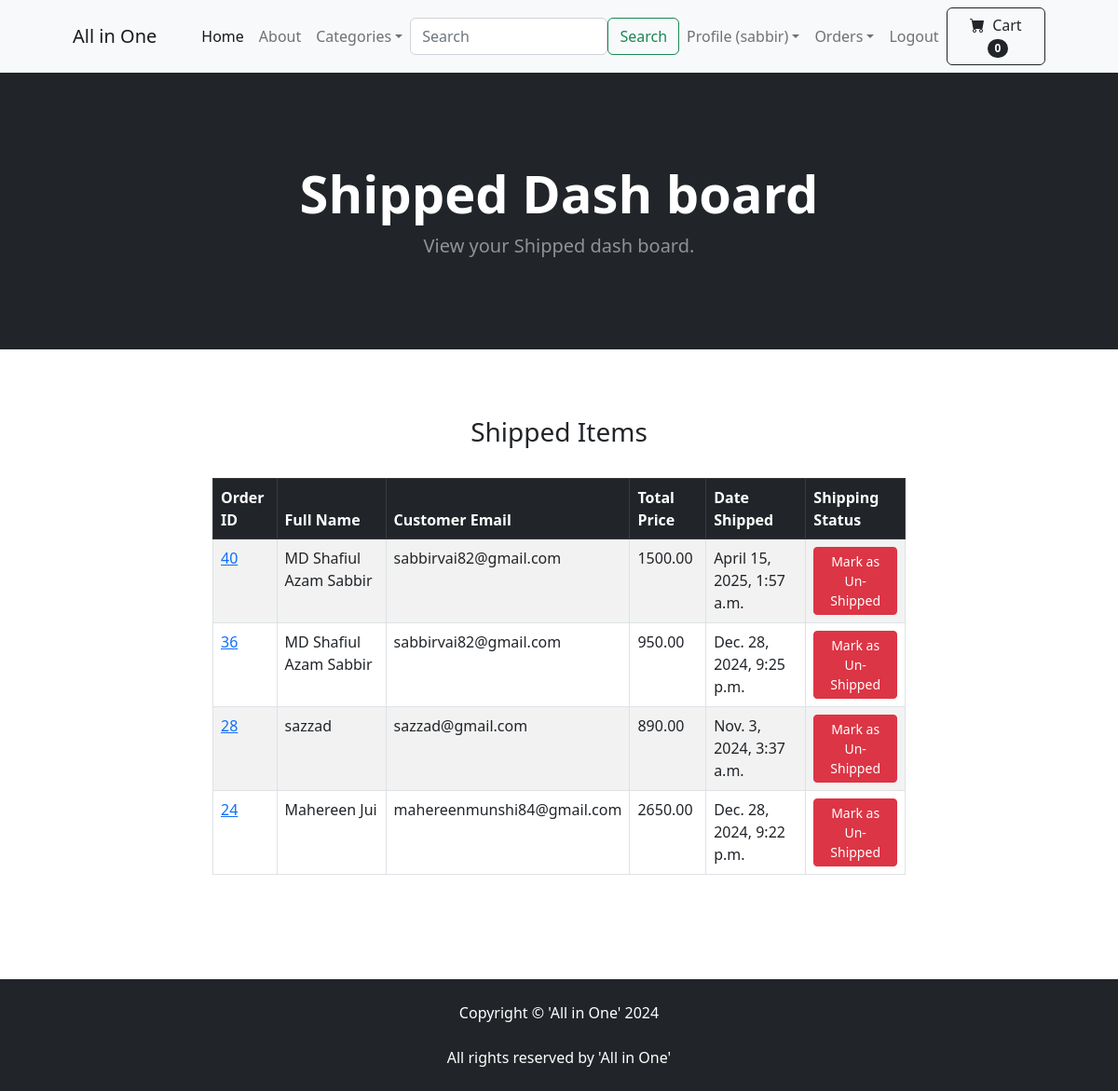
The app's page /payment/shipped_dash/ (signed in) with its own data.
### payment/models.py (models this page shows, shortened)
class Order(models.Model):
    user = models.ForeignKey(User, on_delete=models.CASCADE, null=True, blank=True)
    full_name = models.CharField(max_length=200)
    email = models.EmailField(max_length=200)
    shipping_address = models.TextField(max_length=15000)
    amount_paid = models.DecimalField(max_digits=10, decimal_places=2)
    date_ordered = models.DateTimeField(auto_now_add=True)
    shipped = models.BooleanField(default=False)
    date_shipped = models.DateTimeField(null=True, blank=True)
    invoice = models.CharField(max_length=250, null=True, blank=True)
    paid = models.BooleanField(default=False)

### payment/views.py (the view, shortened to what this page needs)
# urls.py: path('shipped_dash/', views.shipped_dash, name= 'shipped_dash'),
def shipped_dash(request):
    if request.user.is_authenticated and request.user.is_superuser:
        orders = Order.objects.filter(shipped=True).order_by('-date_ordered')
        return render(request, 'payment/shipped_dash.html', {'orders': orders})
    else:
        messages.success("Access Denied")
        return redirect('home')

### cart/cart.py (called while the page is built)
    def __len__(self):
        return len(self.cart)

### cart/context_processors.py (called while the page is built)
def cart(request):
    return {'cart': Cart(request)}

### payment/templates/payment/shipped_dash.html (shortened to what this page needs)
{% extends 'base.html' %}
{% load static %}
{% block content %}
<header class="bg-dark py-5">
    <div class="container px-4 px-lg-5 my-5">
        <div class="text-center text-white">
            <h1 class="display-4 fw-bolder">Shipped Dash board</h1>
            <p class="lead fw-normal text-white-50 mb-0">View your Shipped dash board.</p>
        </div>
    </div>
</header>
<br/>
<div class ="container">
    <div class="row">
        <center>
            <div class="col-8">
                <br/><br/>
                <h3>Shipped Items</h3>
                <br/>
                <div class="table-responsive">
                    <table class="table table-hover table-striped table-bordered  ">
                        <thead class="table-dark">
                          <tr>
                            <th scope="col">Order ID</th>
                            <th scope="col">Full Name</th>
                            <th scope="col">Customer Email</th>
                            <th scope="col">Total Price</th>
                            <th scope="col">Date Shipped</th>
                            <th scope="col">Shipping Status</th>
                          </tr>
                        </thead>
                        <tbody>
                            {% for item in orders  %}
                          <tr>
                            <td><a href="{% url 'order_details' item.id %}">{{ item.id }}</a></td>
                            <td>{{ item.full_name }}</td>
                            <td>{{ item.email }}</td>
                            <td>{{ item.amount_paid }}</td>
                            <td>{{ item.date_shipped }}</td>
                            <td>
                                <form method="POST">
                                    <button type="submit" class="btn btn-danger btn-sm">Mark as Un-Shipped</button>
                                </form>
                            </td>
                          </tr>
                          {% endfor %}
                        </tbody>
                    </table>
                </div>
                <br/><br/>
                <br/><br/>
            </div>
        </center>
    </div>
</div>
{% endblock %}

### store/templates/navbar.html (shortened to what this page needs)
<nav class="navbar navbar-expand-lg navbar-light bg-light">
    <div class="container px-4 px-lg-5">
        <a class="navbar-brand" href="{% url 'home' %}">All in One</a>
        <div class="collapse navbar-collapse" id="navbarSupportedContent">
            <ul class="navbar-nav me-auto mb-2 mb-lg-0 ms-lg-4">
                <li class="nav-item"><a class="nav-link active" aria-current="page" href="{% url 'home' %}">Home</a></li>
                <li class="nav-item"><a class="nav-link" href="{% url 'about' %}">About</a></li>
                <li class="nav-item dropdown">
                    <a class="nav-link dropdown-toggle"
                    id="navbarDropdown" href="#" role="button"
                    data-bs-toggle="dropdown" aria-expanded="false">Categories</a>
                </li>
                <form class="d-flex" role="search" action="{% url 'search' %}" method="POST">
                    <input class="form-control mr-sm-2" type="search" placeholder="Search" aria-label="Search" name="searched">
                    <button class="btn btn-outline-success my-2 my-sm-0" type="submit">Search</button>
                </form>
                {% if user.is_authenticated %}
                    <li class="nav-item dropdown">
                        <a class="nav-link dropdown-toggle"
                        id="navbarDropdown" href="#" role="button"
                        data-bs-toggle="dropdown" aria-expanded="false">Profile ({{user.username}})</a>
                    </li>
                    {% if user.is_superuser %}
                        <li class="nav-item dropdown">
                            <a class="nav-link dropdown-toggle"
                            id="navbarDropdown" href="#" role="button"
                            data-bs-toggle="dropdown" aria-expanded="false">Orders</a>
                        </li>
                    {% endif %}
                    <li class="nav-item"><a class="nav-link" href="{% url 'logout' %}"> Logout</a></li>
                {% else %}
                    <li class="nav-item"><a class="nav-link" href="{% url 'login' %}">Login</a></li>
                    <li class="nav-item"><a class="nav-link" href="{% url 'register' %}">Register</a></li>
                {% endif %}
            </ul>
            <form class="d-flex">
                <a  href="{% url 'cart_summary' %}" class="btn btn-outline-dark" type="submit">
                    <i class="bi-cart-fill me-1"></i>
                    Cart
                    <span class="badge bg-dark text-white ms-1 rounded-pill"
                    id="cart_quantity">{{cart|length}}</span>
                </a>
            </form>
        </div>
    </div>
</nav>

### records on screen
Order: id "40", full_name "MD Shafiul Azam Sabbir", email "sabbirvai82@gmail.com", amount_paid "1500.00", date_shipped "April 15, 2025, 1:57 a.m."
Order: id "36", full_name "MD Shafiul Azam Sabbir", email "sabbirvai82@gmail.com", amount_paid "950.00", date_shipped "Dec. 28, 2024, 9:25 p.m."
Order: id "28", full_name "sazzad", email "sazzad@gmail.com", amount_paid "890.00", date_shipped "Nov. 3, 2024, 3:37 a.m."
Order: id "24", full_name "Mahereen Jui", email "mahereenmunshi84@gmail.com", amount_paid "2650.00", date_shipped "Dec. 28, 2024, 9:22 p.m."

### other values on screen
{{ user.username }} "sabbir"
{{ cart|length }} "0"
